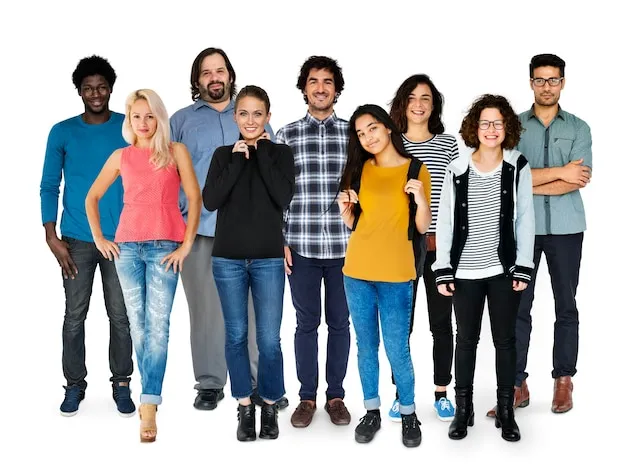
#> input picture Photos/group.png, 626 x 470 px
$ python face_detect.py
#> lines starting #> are read from the running program, lines starting #| are printed output that depends on the picture; after the words box and inside, x2 and y2 are one past the last pixel; in counts of white or black regions, pixels touching at a corner belong together
import cv2 as cv

img = cv.imread('Photos/group.png')
#> img is the input picture: shape (470, 626, 3); mean B, G, R 172.8, 172.2, 172
cv.imshow('children', img)

gray = cv.cvtColor(img, cv.COLOR_BGR2GRAY)
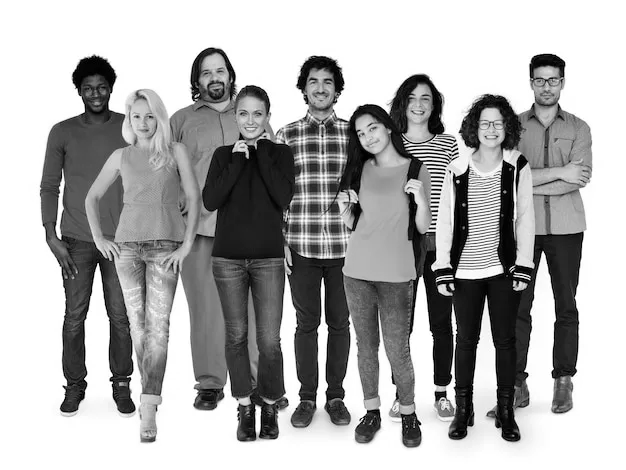
#> gray: shape (470, 626); min 0, max 255, mean 172.2
cv.imshow('gray', gray)

haar_cascade = cv.CascadeClassifier('haar_face.xml')

'''
* minNeighbours gives number of neighbours rectangle should have to called face.
* Changing the minNeighbours value will give you sensivity of detecting the face.
* lower value increases the sensivity whereas higher value decreases the sensivity
'''

faces_rect = haar_cascade.detectMultiScale(gray, scaleFactor=1.1, minNeighbors=1)
#> faces_rect = [[524, 64, 46, 46], [404, 87, 32, 32], [145, 288, 30, 30], [194, 57, 40, 40], [300, 66, 42, 42], [78, 74, 35, 35], [231, 99, 40, 40], [126, 103, 36, 36], [474, 110, 36, 36]]
print(f'Number of faces found = {len(faces_rect)}')
#| Number of faces found = 9

for (x, y, w, h) in faces_rect:
    cv.rectangle(img, (x, y), (x+w, y+h), (0, 255, 0), thickness=2)
#> this loop made 9 passes
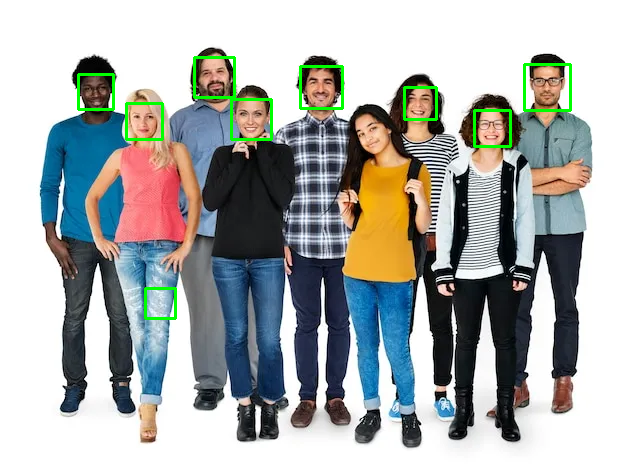
#> img: shape (470, 626, 3); 1.36% of pixels changed, all inside (x1, y1, x2, y2) = (77, 56, 572, 320)

cv.imshow('Face Detection', img)

cv.waitKey(0)

$ run again, with Photos/Fredi & Wilma.png copied over Photos/group.png
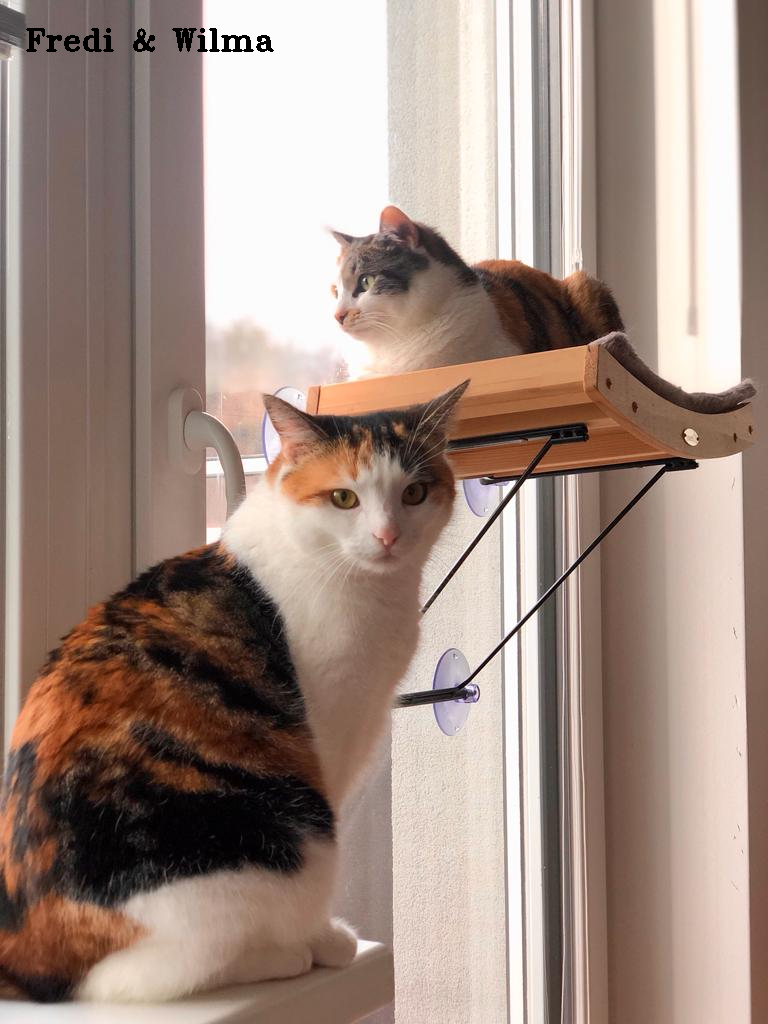
#> input picture Photos/Fredi & Wilma.png, 768 x 1024 px
#> img is the input picture: shape (1024, 768, 3); mean B, G, R 130.9, 141.1, 161.3
#> `gray = cv.cvtColor(img, cv.COLOR_BGR2GRAY)`:
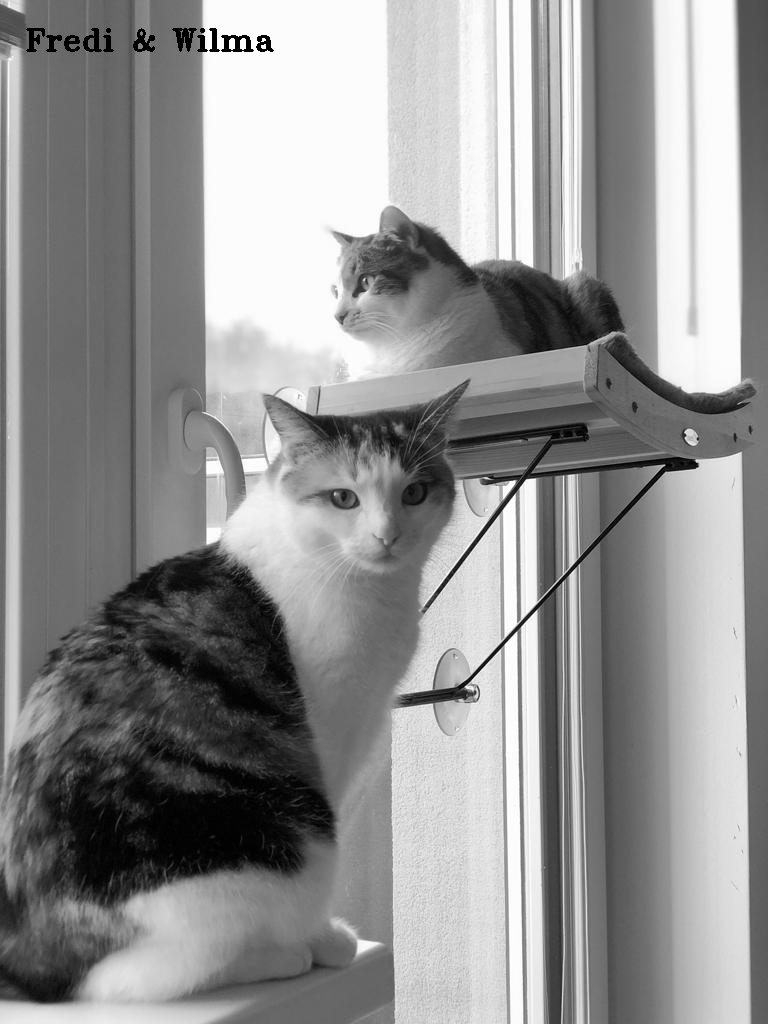
#> gray: shape (1024, 768); min 0, max 255, mean 146
#> faces_rect = [[130, 660, 31, 31], [246, 416, 219, 219]]
#| Number of faces found = 2
#> the loop `for (x, y, w, h) in faces_rect:` made 2 passes
#> after the loop `for (x, y, w, h) in faces_rect:`:
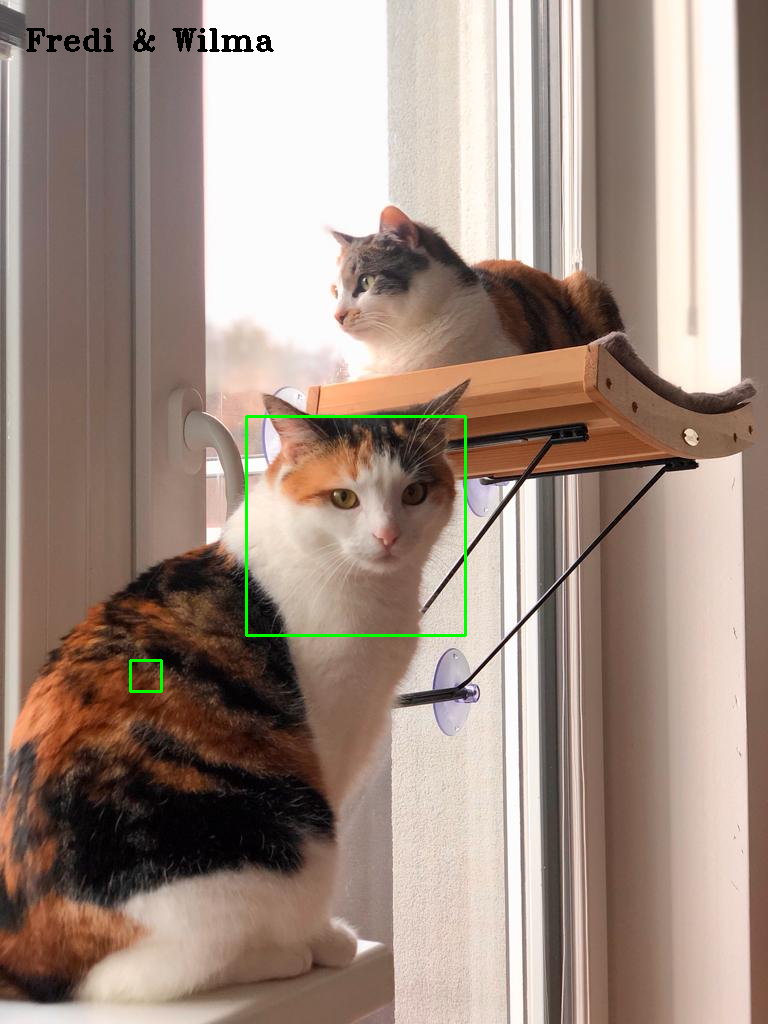
#> img: shape (1024, 768, 3); 0.38% of pixels changed, all inside (x1, y1, x2, y2) = (129, 415, 467, 693)

$ run again, with Photos/girl.png copied over Photos/group.png
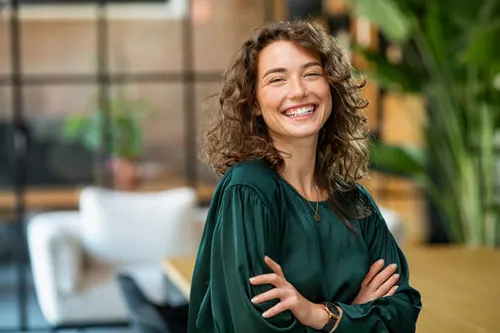
#> input picture Photos/girl.png, 500 x 333 px
#> img is the input picture: shape (333, 500, 3); mean B, G, R 85.2, 108.1, 111
#> `gray = cv.cvtColor(img, cv.COLOR_BGR2GRAY)`:
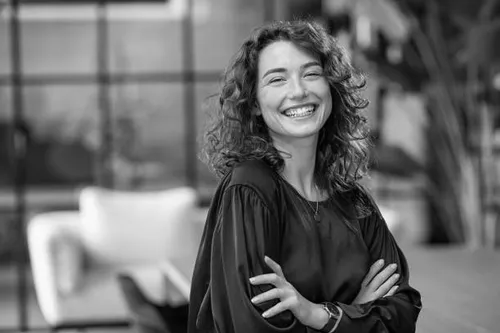
#> gray: shape (333, 500); min 0, max 251, mean 106.4
#> faces_rect = [[247, 41, 92, 92]]
#| Number of faces found = 1
#> the loop `for (x, y, w, h) in faces_rect:` made 1 pass
#> after the loop `for (x, y, w, h) in faces_rect:`:
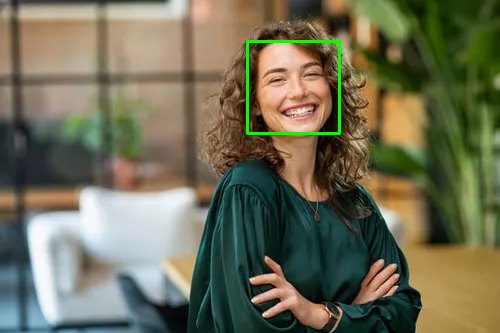
#> img: shape (333, 500, 3); 0.66% of pixels changed, all inside (x1, y1, x2, y2) = (246, 40, 341, 135)

$ run again, with Photos/girls_potrait.png copied over Photos/group.png
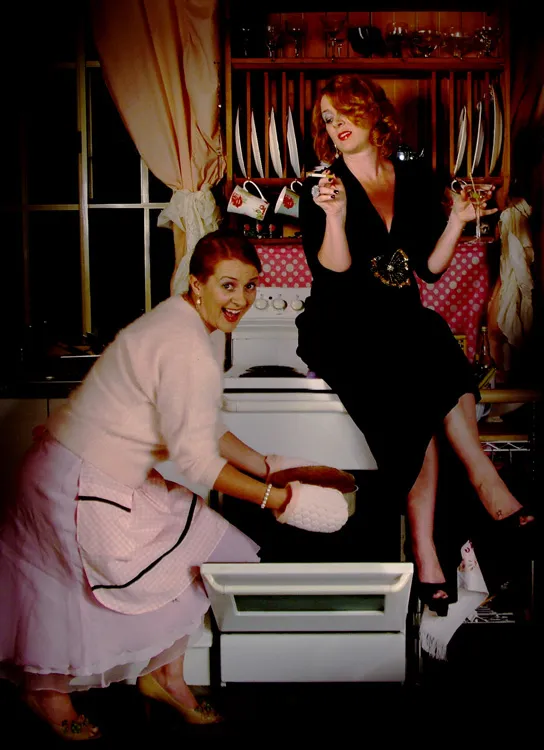
#> input picture Photos/girls_potrait.png, 544 x 750 px
#> img is the input picture: shape (750, 544, 3); mean B, G, R 44.7, 49.9, 69.9
#> `gray = cv.cvtColor(img, cv.COLOR_BGR2GRAY)`:
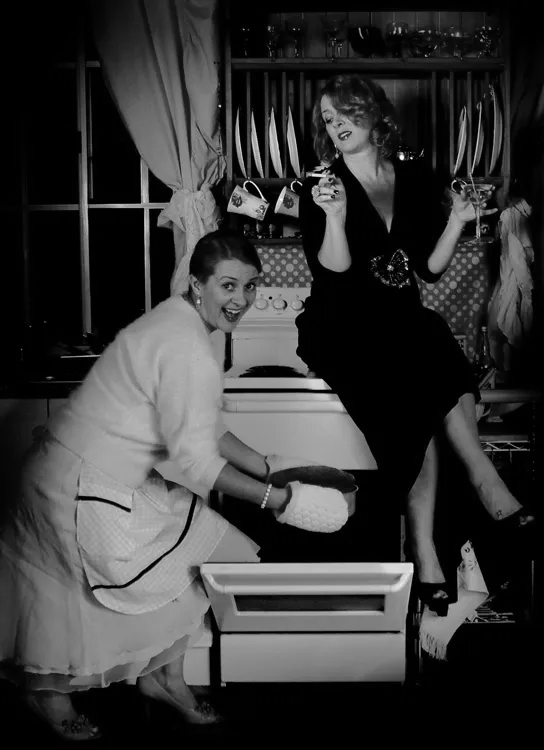
#> gray: shape (750, 544); min 0, max 255, mean 55.3
#> faces_rect = [[300, 160, 53, 53], [202, 258, 69, 69], [449, 199, 67, 67], [41, 455, 128, 128], [24, 518, 161, 161]]
#| Number of faces found = 5
#> the loop `for (x, y, w, h) in faces_rect:` made 5 passes
#> after the loop `for (x, y, w, h) in faces_rect:`:
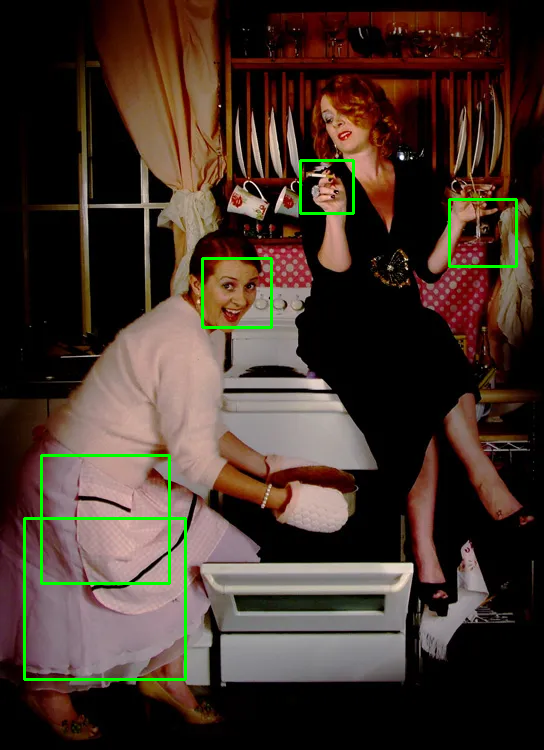
#> img: shape (750, 544, 3); 1.4% of pixels changed, all inside (x1, y1, x2, y2) = (23, 159, 518, 681)
